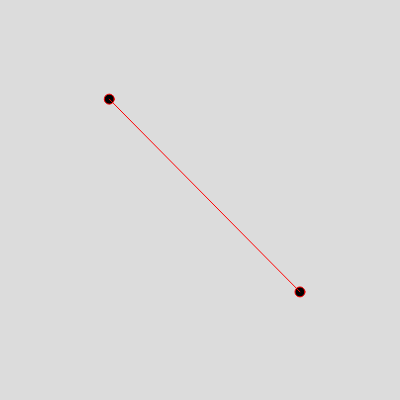
Frame 1 (no input)
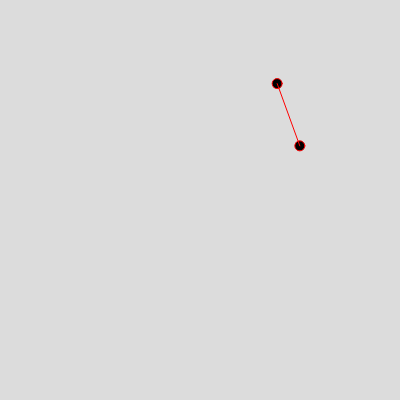
Frame 60 (no input)
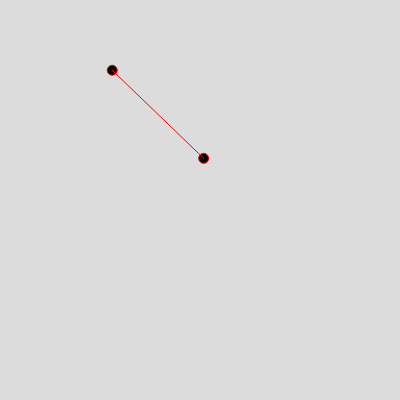
Frame 120 (the mouse pressed at the canvas centre since frame 60)

The p5.js sketch that drew these frames (run headless with seeded random() and noise() and a simulated clock; from frame 60 on, the mouse is pressed at the canvas centre):

// p5.js sketch
// ── sketch.js
class LerpWalker {
  constructor(x, y) {
    this.x = x;
    this.y = y;
    this.targetX = random(width);
    this.targetY = random(height);
  }

  update() {
    // Move towards the target position
    this.x = lerp(this.x, this.targetX, 0.05);
    this.y = lerp(this.y, this.targetY, 0.05);

    // If the walker is close to the target, pick a new target
    if (dist(this.x, this.y, this.targetX, this.targetY) < 5) {
      this.targetX = random(width);
      this.targetY = random(height);
    }
  }
  
  draw() {
    ellipse(this.x, this.y, 10);
  }
}

let walker1, walker2;
 
function setup() {
  createCanvas(400, 400);
  stroke('red');
  fill('black');
  
  walker1 = new LerpWalker(100, 100);
  walker2 = new LerpWalker(300, 300);
}

function draw() {
  background(220);

  walker1.update();
  walker2.update();

  walker1.draw();
  walker2.draw();
  
  line(walker1.x, walker1.y, walker2.x, walker2.y);
}
